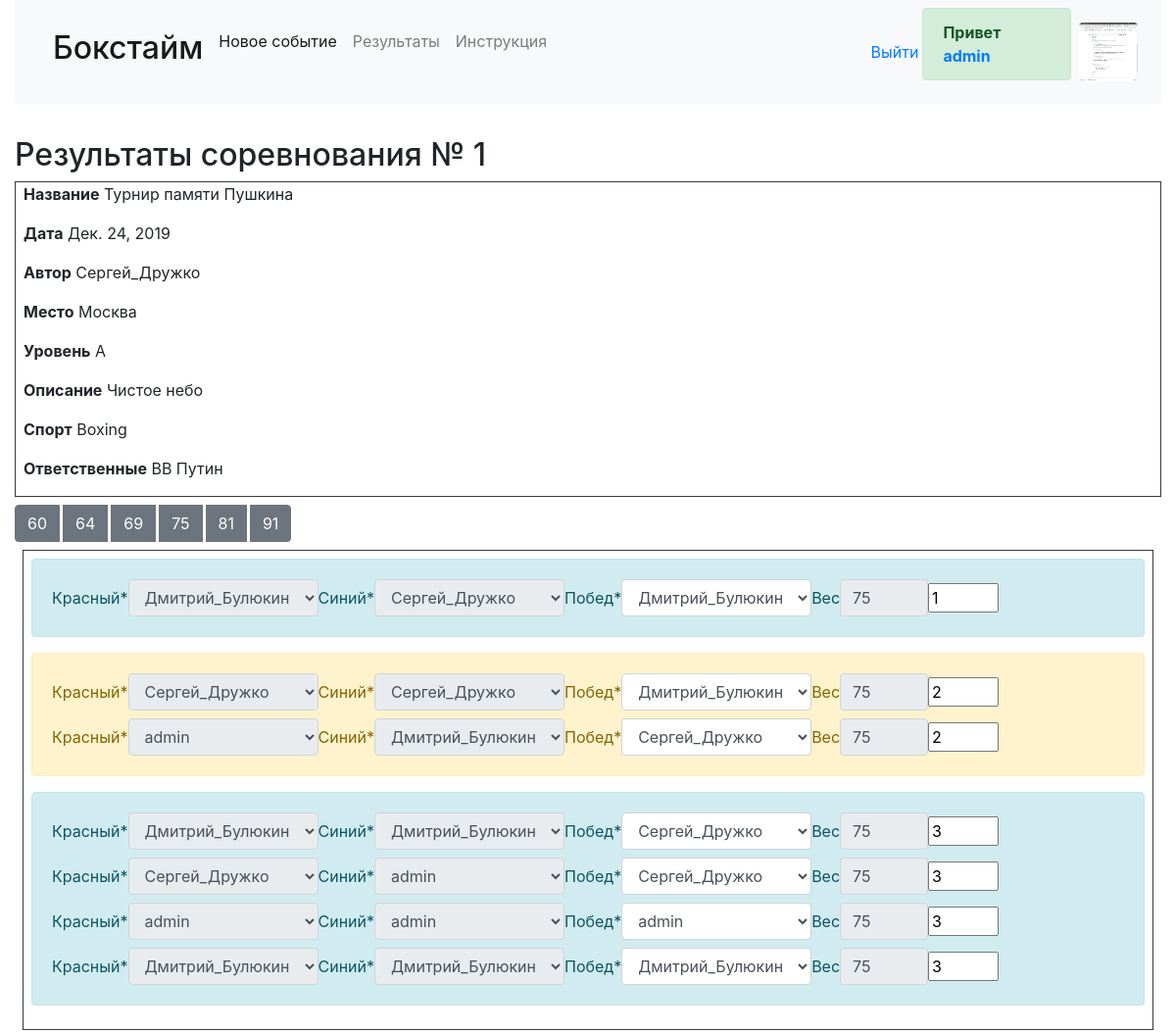
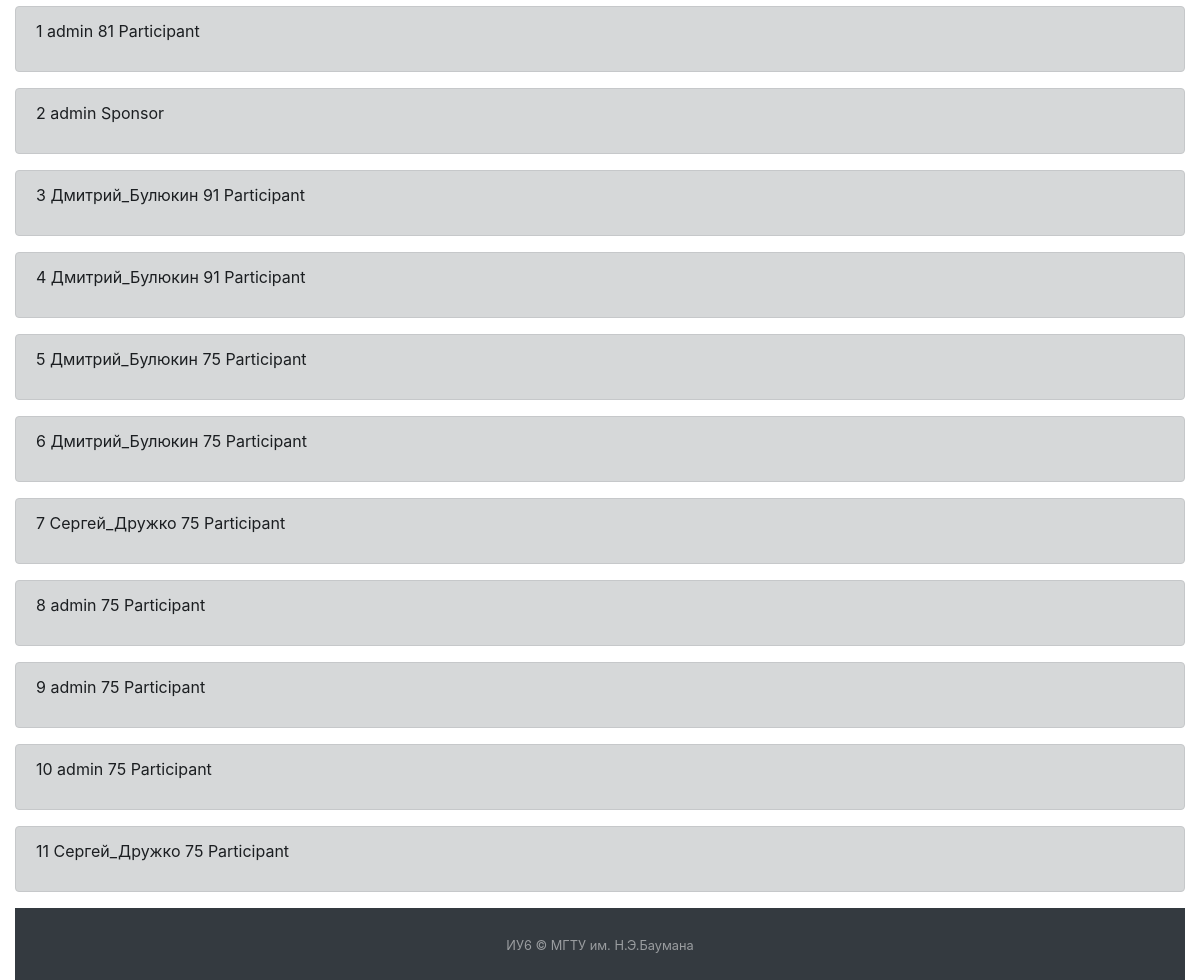
Screenshot of /event/1 (signed in) with the database file from the repository (2 pictures, top to bottom).
### boxetime/models.py (models this page shows, shortened)
class Profile(models.Model):
    avatar = models.ImageField(default="default.png", upload_to="images/")
    user = models.OneToOneField(User, on_delete=models.CASCADE)

class Competition(models.Model):
    sport_choices = (
        ('Boxing', 'Бокс'),
        ('Kickboxing', 'Кикбоксинг')
    )
    title = models.CharField(max_length=100)
    date = models.DateField()
    place = models.CharField(max_length=255)
    responsible = models.TextField(blank=True)
    age = models.PositiveSmallIntegerField(blank=True)
    level = models.CharField(max_length=200)
    sport = models.CharField(max_length=50, choices=sport_choices, default='Boxing')
    description = models.TextField(blank=True)
    docs = models.FileField(upload_to='docs/', blank=True, null=True)
    author = models.ForeignKey(User, on_delete=models.CASCADE)

class AddRequest(models.Model):
    role_choices = (
        ('Doctor', 'Врач'),
        ('Participant', 'Участник'),
        ('Coach', 'Тренер'),
        ('Sponsor', 'Cпонсор'),
        ('Referee', 'Судья'),
    )
    ranks = (
        ('novice', 'Новичок'),
        ('third', 'Третий разряд'),
        ('second', 'Второй разряд'),
        ('first', 'Первый разряд'),
        ('kms', 'КМС'),
        ('master', 'Мастер спорта'),
    )
    weight_choice = (
        (60, '[0,60)'), (64, '[60;64)'), (69, '[64,69)'), (75, '[69,75)'), (81, '[75,81)'), (91, '[81,91)'),
        (500, '[91+)'),
    )
    role = models.CharField(max_length=100, choices=role_choices, default='Participant')
    weight = models.PositiveSmallIntegerField(choices=weight_choice, default=75, blank=True, null=True)
    docs = models.FileField(upload_to='docs/', blank=True)
    competit = models.ForeignKey(Competition, on_delete=models.CASCADE)
    userid = models.ForeignKey(User, on_delete=models.SET(1), default=1)
    acepted = models.BooleanField(default=False)
    rank = models.CharField(max_length=50, choices=ranks, default='novice', blank=True, null=True)
    club = models.CharField(max_length=255, blank=True, null=True)
    objects = AddRequestManager()

### boxetime/views.py (the view)
# urls.py: path('event/<int:eventid>', views.EventViewDetail.as_view(), name="concrete_event"),
class EventViewDetail(DetailView):  # основная страница соревнования
    template_name = 'event.html'
    model = Competition
    pk_url_kwarg = 'eventid'
    context_object_name = 'event'
    def get_context_data(self, **kwargs):
        context = super(EventViewDetail, self).get_context_data(**kwargs)
        weight = self.request.GET.get('weight', 75)
        context['weight'] = weight
        eventid = kwargs.get('object').id
        if Competition.objects.get(pk=eventid).date < timezone.now().date():
            make_pair(eventid)
        context['members'] = AddRequest.objects.select_related().filter(competit=context['object'].id,
                                                                        acepted=True)
        if not self.request.user.is_anonymous:
            context['is_written'] = AddRequest.objects.filter(competit_id=eventid, userid_id=self.request.user)
            if AddRequest.objects.filter(userid_id=self.request.user.id, competit_id=eventid, acepted=True,
                                         role='Doctor'):
                context['is_doctor'] = True
            else:
                context['is_doctor'] = False
        context['author'] = Competition.objects.get(pk=eventid).author.username
        context['grid'] = GridFormSet(form_kwargs={'eventid': eventid, 'weight': weight},
                                      queryset=CompetitGrid.objects.filter(competitid=eventid, weight=weight).order_by(
                                          "levelgrid"))
        context['weight_tuple'] = weight_tuple
        context['addrequests'] = AddRequest.objects.filter(competit=context['object'].id, acepted=False)
        context['addrequestform'] = AddRequestForm()
        return context

### boxetime/forms.py (shortened to what this page needs)
class AddRequestForm(forms.ModelForm):
    class Meta:
        model = AddRequest
        exclude = ('userid', 'acepted', 'competit')
        labels = {"weight": "Вес", "docs": "Персональный документы", "role": "Ваша роль", "rank": 'Разряд',
                  'club': "Спортивный клуб"}

### boxetime/utils.py (called while the page is built, shortened)
def make_pair(eventid):
    participant = AddRequest.objects.filter(competit=eventid, acepted=True)  # выбрали всех участников
    i = 0
    if CompetitGrid.objects.filter(competitid_id=eventid):  # есть ли сетка
        check_all_level(eventid)  # проверяем иф шо секонд сплит

def check_level(compid, levelid, weight):  # проверит один конкретный уровень
    participant = CompetitGrid.objects.filter(competitid=compid, levelgrid=levelid, weight=weight)
    if not participant:
        return False
    for member in participant:
        if not member.memberwin:  # чекаем, заполнены ли победители
            break
    else:
        return True  # вернет True если прошел весь цикл
    return False  # false если по брейку выбежал

def secondary_splitting(compid, levelid, weight):
    if levelid == 1:
        return False

### boxetime/templates/event.html (shortened to what this page needs)
{% extends 'base.html' %}
{% load static %}
{% load crispy_forms_tags %}
{% block content %}
    <p class="h2">Результаты соревнования № {{ event.id }}</p>
    <div class="border border-dark my-2 pl-2">
        <p><strong>Название</strong> {{ event.title }}</p>
        <p><strong>Дата</strong> {{ event.date }}</p>
        <p><strong>Автор</strong> {{ event.author }}</p>
        <p><strong>Место</strong> {{ event.place }}</p>
        <p><strong>Уровень</strong> {{ event.level }}</p>
        <p><strong>Описание</strong> {{ event.description }}</p>
        <p><strong>Спорт</strong> {{ event.sport }}</p>
        <p><strong>Ответственные</strong> {{ event.responsible }}</p>
    </div>
    <div class="btn-group" role="group" aria-label="Basic example">
        {% for weight_category in weight_tuple %}
            {% if weight_category < 500 %}
                <a role="button" class="btn btn-secondary mr-1" data-event="{{ event.id }}"
                   id="weight_{{ weight_category }}"
                   href="{% url 'concrete_event' event.id %}?weight={{ weight_category }}#members">{{ weight_category }}</a>
            {% endif %}
        {% endfor %}
    </div>
    <form action="{% url 'update_grid' event.id weight %}" method="post" class="m-2 p-2 border border-dark">
        {% for forms in grid %}
            <div class="form-inline my-2">
                {{ forms.member1|as_crispy_field }}
                {{ forms.member2|as_crispy_field }}
                {{ forms.memberwin|as_crispy_field }}
                {{ forms.weight|as_crispy_field }}
                {{ forms.levelgrid }}
            </div>
        {% endfor %}
    </form>
    {% for member in members %}
        <div class="alert alert-dark">
            <p> {{ forloop.counter }}
                <span> {{ member.userid.username }}</span>
                {% if member.role == 'Participant' %}
                    <span> {{ member.weight }}</span>
                {% endif %}
                <span> {{ member.role }}</span>
            </p>
        </div>
    {% endfor %}
{% endblock %}

### boxetime/templates/base.html (shortened to what this page needs)
<!DOCTYPE html>
<html lang="en">
<head>
    {% load staticfiles %}
    <link rel="stylesheet" type="text/css" href="{% static "css/bootstrap.min.css" %}"/>
    <link rel="stylesheet" href="{% static "css/style.css" %}"/>
</head>
<body class="container-fluid mb-2">
<div class="main-block">
    <header>
        <nav class="navbar navbar-expand-md navbar-light bg-light">
            <div class="navbar-search col-9 d-flex flex-row">
                <ul class="navbar-nav">
                    <li class="nav-item active">
                        <a class="nav-link" href="/"><h2>Бокстайм</h2></a>
                    </li>
                    <li class="nav-item active">
                        <a class="nav-link" href="{% url "new_event" %}">Новое событие</a>
                    </li>
                    <li class="nav-item">
                        <a class="nav-link" href="{% url "event_list" %}">Результаты</a>
                    </li>
                    <li class="nav-item">
                        <a class="nav-link" href="{% url "instruction" %}">Инструкция</a>
                    </li>
                </ul>
            </div>
            {% if user.is_authenticated %}
                <a href="{% url 'logout' %}?next={{ request.path }}" class="mx-1">Выйти</a>
                <strong class="alert alert-success">Привет <a
                        href="{% url 'cabinet' %}"> {{ user.username }}</a></strong>
                <a href="{% url "cabinet" %}"><img src="{{ user.profile.avatar.url }}" class="rounded m-2"
                                                   alt="Avatar" width="60" height="60"/></a>
            {% else %}
                <a href="{% url "signup" %}" class="mx-1 btn btn-secondary">Регистр.</a>
                <a href="{% url "login" %}?next={{ request.path }}" class="btn btn-primary">Войти</a>
            {% endif %}
        </nav>
    </header>
    <div class="main-content">
        {% block content %}
        {% endblock %}
    </div>
    <footer id="sticky-footer" class="py-4 bg-dark text-white-50">
        <div class="text-center">
            <small>ИУ6 &copy; МГТУ им. Н.Э.Баумана</small>
        </div>
    </footer>
</div>
</body>
</html>

### boxetime/static/css/style.css (style rules this page uses)
.main-block { display: flex; flex-direction: column; height: 100vh; }
.main-content { flex: 1 0 auto; }
#sticky-footer { flex-shrink: 0; }

### rows the page displays
Competition: id "1", title "Турнир памяти Пушкина", date "Дек. 24, 2019", author "Сергей_Дружко", place "Москва", level "А", description "Чистое небо", sport "Boxing", responsible "ВВ Путин"
AddRequest: userid.username "admin", weight "81", role "Participant"
AddRequest: userid.username "admin", role "Sponsor"
AddRequest: userid.username "Дмитрий_Булюкин", weight "91", role "Participant"
AddRequest: userid.username "Дмитрий_Булюкин", weight "91", role "Participant"
AddRequest: userid.username "Дмитрий_Булюкин", weight "75", role "Participant"
AddRequest: userid.username "Дмитрий_Булюкин", weight "75", role "Participant"
AddRequest: userid.username "Сергей_Дружко", weight "75", role "Participant"
AddRequest: userid.username "admin", weight "75", role "Participant"
AddRequest: userid.username "admin", weight "75", role "Participant"
AddRequest: userid.username "admin", weight "75", role "Participant"
AddRequest: userid.username "Сергей_Дружко", weight "75", role "Participant"

### other values shown
{{ user.username }} "admin"
{{ weight_category }} "60" "64" "69" "75" "81" "91"
